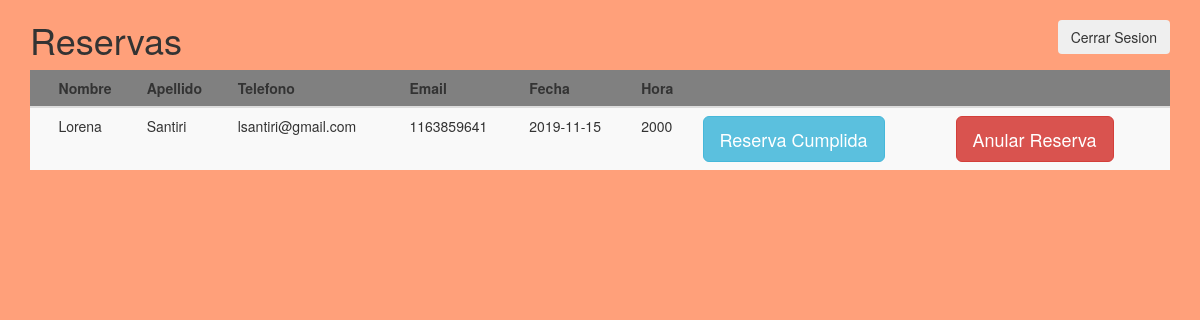
/Listado_reservas.php, run on an earlier commit of the app's database.
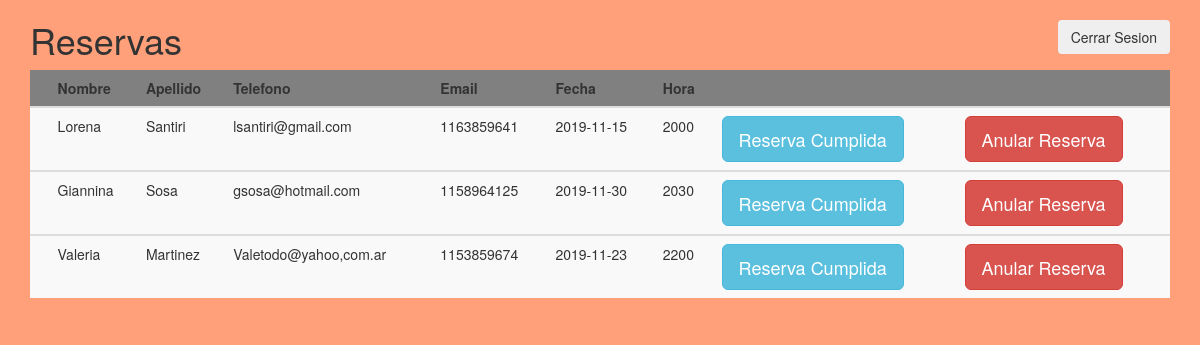
And on a later commit of the database.
### tables this page shows
CREATE TABLE `listado_reservas` (
  `id_reservas` int(11) NOT NULL,
  `nombre` varchar(20) NOT NULL,
  `apellido` varchar(20) NOT NULL,
  `email` varchar(30) NOT NULL,
  `telefono` int(15) NOT NULL,
  `fecha` date NOT NULL,
  `hora` int(11) NOT NULL
);

### Modelo/clase_reservas.php (called while the page is built, shortened)
<?php
class Reserva{
        public function mostrarReserva(){
            $rows = null;
            $modelo = new Conexion();
            $con = $modelo->get_conexion();
            $sql = "SELECT id_reservas, nombre, apellido, email, telefono ,fecha, hora
                    FROM  listado_reservas
                    ORDER BY fecha AND hora DESC";
            $statement = $con->prepare($sql);
            $statement->execute();
            while ($resultado = $statement->fetch()){
                $rows[] = $resultado;
            }
            return $rows;
    }
}
?>

### Listado_reservas.php (the view, shortened to what this page needs)
<?php
require_once ('./Modelo/clase_reservas.php');
?>
<!DOCTYPE html>
<html lang="en">
<head>
    <link rel="stylesheet" href="https://maxcdn.bootstrapcdn.com/bootstrap/3.4.0/css/bootstrap.min.css">
    <link rel="stylesheet" href="styles.css"/>
</head>
<body id="listado">
<div class="container">
<div class="card" id="card">
<nav>
<button type="button" class="btn btn-secondary" style="float:right;" data-toggle="modal" data-target="#cerrarSesion" data-id="cerrarSesion.php>">Cerrar Sesion</button>
</nav>
   <h1>Reservas</h1>
      <table class="table table-striped">
        <thead>
          <tr id="tabla">
            <th scope="col"></th>
            <th scope="col">Nombre</th>
            <th scope="col">Apellido</th>
            <th scope="col">Telefono</th>
            <th scope="col">Email</th>
            <th scope="col">Fecha</th>
            <th scope="col">Hora</th>
            <th> &nbsp;</th>
            <th> &nbsp;</th>
          </tr>
        </thead>
        <tbody id="datos">
          <?php
            $Cont_Reservas = new Reserva;
            $sql = $Cont_Reservas->mostrarReserva();
          foreach ($sql as $dato){?>
          <tr>
            <td><?php $id = $dato ['id_reservas']; ?></td>
            <td > <?php echo $dato ["nombre"]; ?></td>
            <td > <?php echo $dato ["apellido"]; ?> </td>
            <td > <?php echo $dato ["email"]; ?> </td>
            <td > <?php echo $dato ["telefono"]; ?> </td>
            <td > <?php echo $dato ["fecha"]; ?> </td>
            <td > <?php echo $dato ["hora"]; ?> </td>
            <td><button type="button" class="btn btn-info btn-lg" data-toggle="modal" data-target="#eliminarReserva" data-id="<?php echo $dato['id_reservas']?>">Reserva Cumplida</button></td>
            <td><button type="button" class="btn btn-danger btn-lg" data-toggle="modal" data-target="#eliminarReserva" data-id="<?php echo $dato['id_reservas']?>">Anular Reserva</button></td>
          </tr>
        </tbody>
              <?php
               }
               ?>
      </table>
  </div>
  </div>
</body>
</html>

### styles.css (style rules this page uses)
#card-body, #listado { background-color: #FFA07A; }
#days, #days, #tabla { background-color: gray; }

What changed in the data, as far as the page shows it:
added listado_reservas: nombre "Giannina", apellido "Sosa", email "gsosa@hotmail.com", telefono "1158964125", fecha "2019-11-30", hora "2030"
added listado_reservas: nombre "Valeria", apellido "Martinez", email "Valetodo@yahoo,com.ar", telefono "1153859674", fecha "2019-11-23", hora "2200"
